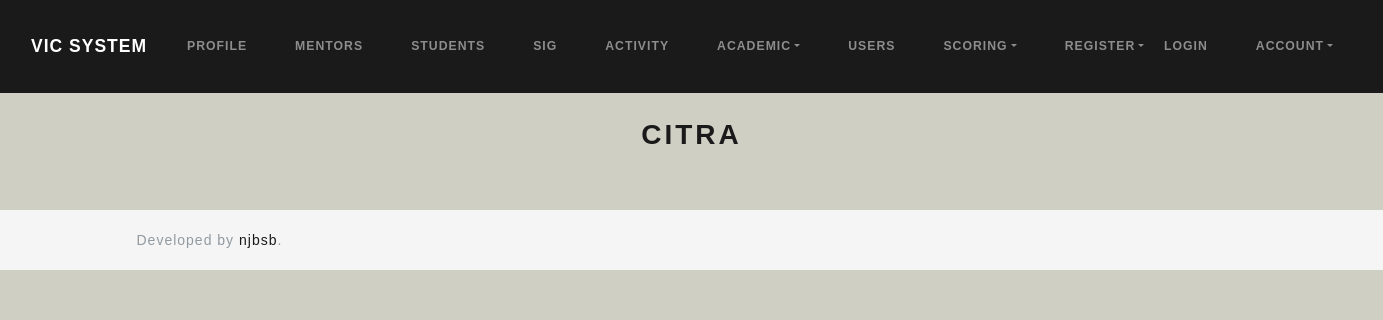
The page /index.php/citra on the database as committed earlier.
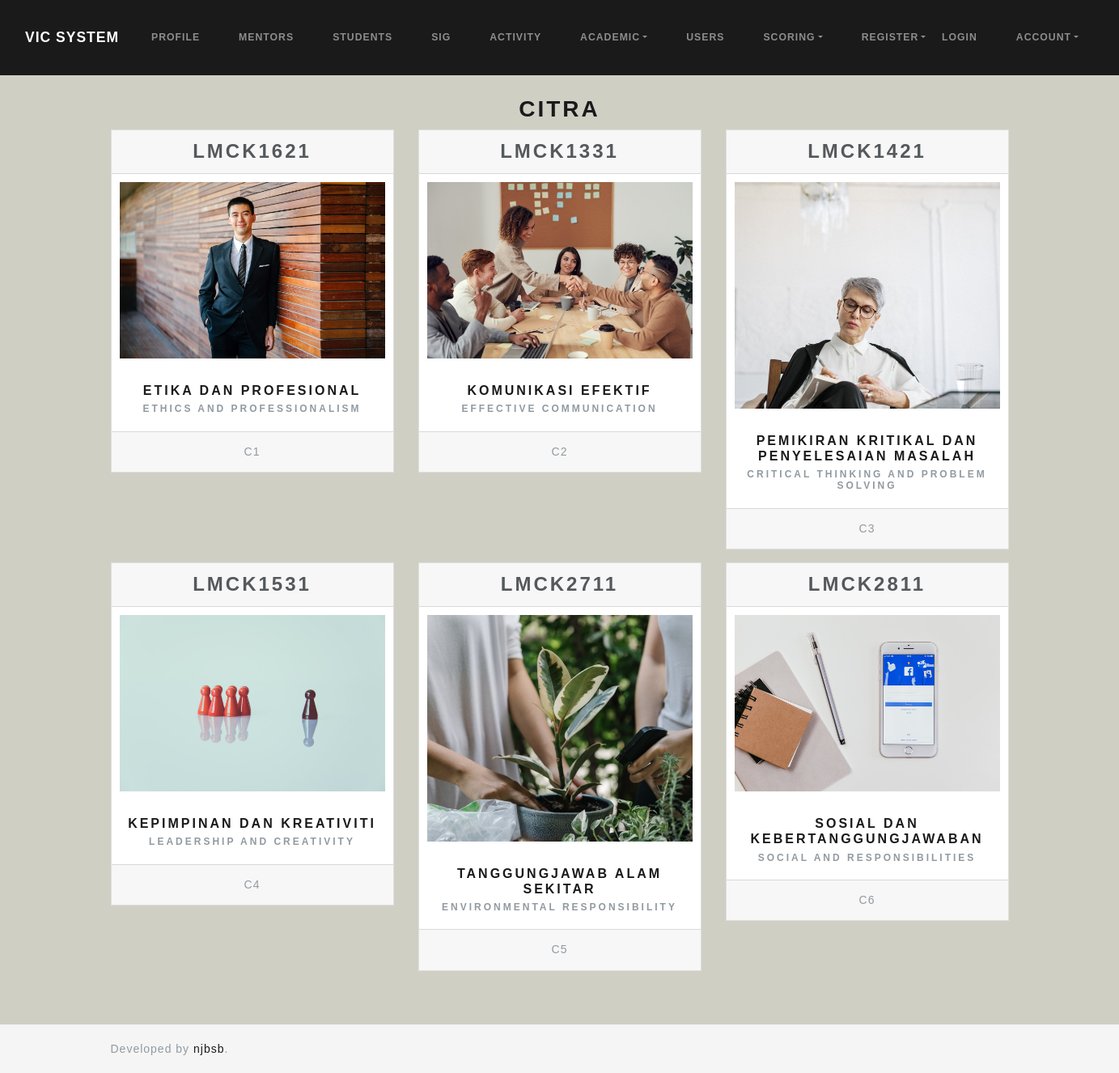
The same page on the database as committed later.
### tables this page shows
CREATE TABLE `citra` (
  `code` varchar(8) NOT NULL,
  `name_bm` varchar(50) NOT NULL,
  `name_en` varchar(50) NOT NULL,
  `citra_level` varchar(2) NOT NULL
);

### application/controllers/Citra.php (called while the page is built, shortened)
<?php
class Citra extends CI_Controller
{
    public function index()
    {
        $data['title'] = 'Citra';
        $data['citras'] = $this->citra_model->get_citra();
        $this->load->view('templates/header');
        $this->load->view('citra/index', $data);
        $this->load->view('templates/footer');
    }
}

### index.php (called while the page is built, shortened)
<?php
require_once BASEPATH.'core/CodeIgniter.php';

### application/models/Citra_model.php (called while the page is built, shortened)
<?php
class Citra_model extends CI_Model
{
    public function get_citra($code = FALSE)
    {
        if ($code === FALSE) {
            $this->db->order_by('citra_level', 'ASC');
            $query = $this->db->get('citra');
            return $query->result_array();
        }
        $query = $this->db->get_where('citra', array('code' => $code));
        return $query->row_array();
    }
}

### application/views/citra/index.php (the view, shortened to what this page needs)
<h2 class="text-center"><?= $title; ?></h2>
<div class="row text-center ">
    <?php foreach ($citras as $citra) : ?>
        <div class="col-sm-4">
            <div class="card mb-3">
                <h3 class="card-header">
                    <?= $citra['code'] ?>
                </h3>
                <img style="max-height:300px; display: block; object-fit:cover;  padding:10px;" src="<?= base_url('assets/images/citra/' . $citra['code'] . '.jpg') ?>">
                <div class="card-body">
                    <h5 class="card-title">
                        <a href="<?= site_url('/citra/' . $citra['code']); ?>">
                            <?= $citra['name_bm'] ?>
                        </a>
                    </h5>
                    <h6 class="card-subtitle text-muted"><?= $citra['name_en'] ?></h6>
                </div>
                <div class="card-footer text-muted">
                    <?= $citra['citra_level'] ?>
                </div>
            </div>
        </div>
    <?php endforeach ?>
</div>

### application/views/templates/header.php (shortened to what this page needs)
<!DOCTYPE html>
<html lang="en">
<head>
    <link rel="stylesheet" href="<?= base_url('assets/css/lux.bootstrap.min.css') ?>" media="screen">
    <link rel="stylesheet" href="<?= base_url('assets/css/jquery.dataTables.css') ?>">
    <link rel="stylesheet" href="<?= base_url('assets/css/dataTables.bootstrap.css') ?>">
    <link rel="stylesheet" href="<?= base_url('assets/css/sticky-footer.css') ?>" rel="stylesheet">
</head>
<body>
    <nav class="navbar navbar-expand-lg navbar-dark bg-primary">
        <div class="container">
            <a class="navbar-brand" href="<?= site_url(); ?>">VIC System</a>
            <div class="collapse navbar-collapse" id="navbarColor03">
                <ul class="navbar-nav mr-auto">
                    <li class="nav-item">
                        <a class="nav-link" href="<?= site_url('profile') ?>">Profile <span class="sr-only">(current)</span></a>
                    </li>
                    <li class="nav-item">
                        <a class="nav-link" href="<?= site_url('mentor') ?>">Mentors</a>
                    </li>
                    <li class="nav-item">
                        <a class="nav-link" href="<?= site_url('student') ?>">Students</a>
                    </li>
                    <li class="nav-item">
                        <a class="nav-link" href="<?= site_url('organization') ?>">SIG</a>
                    </li>
                    <li class="nav-item">
                        <a class="nav-link" href="<?= site_url('activity') ?>">Activity</a>
                    </li>
                    <li class="nav-item dropdown">
                        <a href="#" class="nav-link dropdown-toggle" data-toggle="dropdown" role="button" aria-haspopup="true" aria-expanded="false">Academic</a>
                    </li>
                    <li class="nav-item">
                        <a class="nav-link" href="<?= site_url() ?>user">Users</a>
                    </li>
                    <li class="nav-item dropdown">
                        <a class="nav-link dropdown-toggle" data-toggle="dropdown" href="#" role="button" aria-haspopup="true" aria-expanded="false">Scoring</a>
                    </li>
                    <li class="nav-item dropdown">
                        <a class="nav-link dropdown-toggle" data-toggle="dropdown" href="#" role="button" aria-haspopup="true" aria-expanded="false">Register</a>
                    </li>
                </ul>
            </div>
        </div>
        <ul class="navbar-nav mr-auto">
            <li class="nav-item">
                <a class="nav-link" href="<?= site_url() ?>login">Login <span class="sr-only">(current)</span></a>
            </li>
            <li class="nav-item dropdown">
                <a class="nav-link dropdown-toggle" data-toggle="dropdown" href="#" role="button" aria-haspopup="true" aria-expanded="false">Account</a>
            </li>
        </ul>
    </nav>
    <div class="container">
        <br>

### application/views/templates/footer.php (shortened to what this page needs)
</div>
<br>
<footer id="footer" class="footer">
    <div class="container">
        <span class="text-muted">Developed by <a href="https://github.com/njbsb">njbsb</a>.</span>
    </div>
</footer>
</body>
</html>

### assets/css/sticky-footer.css (style rules this page uses)
.footer { bottom: 0; width: 100%; height: 60px; line-height: 60px; background-color: #f5f5f5; }

### application/views/templates/header.php (style rules this page uses)
body { font: 14px Montserrat, sans-serif; line-height: 1.8; background-color: #cfcfc4; }

Rows that differ between the two databases and show on the page:
added citra: code "LMCK1621", code (picture), name_bm "ETIKA DAN PROFESIONAL", name_en "ETHICS AND PROFESSIONALISM", citra_level "C1"
added citra: code "LMCK1331", code (picture), name_bm "KOMUNIKASI EFEKTIF", name_en "EFFECTIVE COMMUNICATION", citra_level "C2"
added citra: code "LMCK1421", code (picture), name_bm "PEMIKIRAN KRITIKAL DAN PENYELESAIAN MASALAH", name_en "CRITICAL THINKING AND PROBLEM SOLVING", citra_level "C3"
added citra: code "LMCK1531", code (picture), name_bm "KEPIMPINAN DAN KREATIVITI", name_en "LEADERSHIP AND CREATIVITY", citra_level "C4"
added citra: code "LMCK2711", code (picture), name_bm "TANGGUNGJAWAB ALAM SEKITAR", name_en "ENVIRONMENTAL RESPONSIBILITY", citra_level "C5"
added citra: code "LMCK2811", code (picture), name_bm "SOSIAL DAN KEBERTANGGUNGJAWABAN", name_en "SOCIAL AND RESPONSIBILITIES", citra_level "C6"
